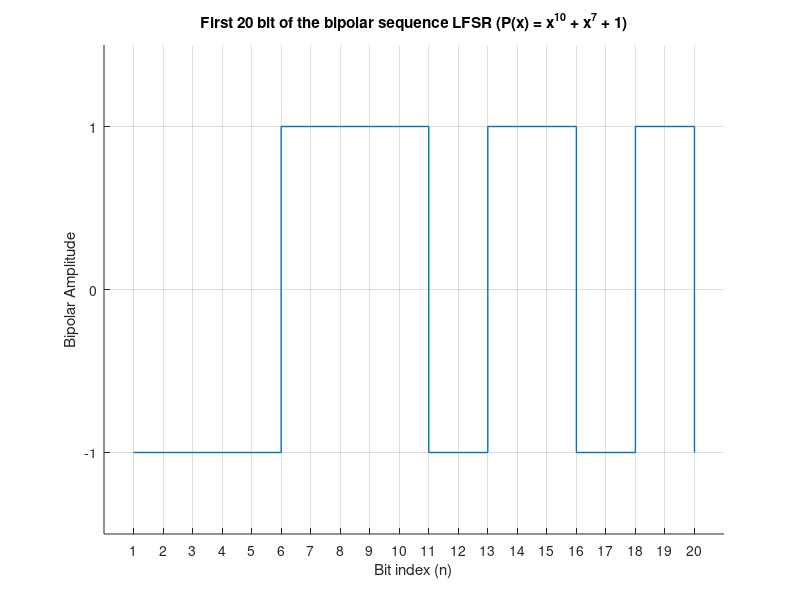

The MATLAB source for this figure: (Note: this script raises an error after producing the figure.)
clc;
close all;
clear;

%% --- Properties of m sequences --- 
% Design a randomizer with m = 10

m = 10; % number of flip-flops

% chosen polynomial
% P_x = x^{10} + x^7 + 1;

% choose a random seed
state = [1 1 1 1 1 0 0 0 0 0];

% generate an entire m-sequence
N = 2^m - 1;

prbs_seq = zeros(1, N);     % Sequenza seriale di bit (1..1023)
states_history = zeros(N, m); % Storico di tutti gli stati

for k = 1:N
    % 1. Salva lo stato corrente e il bit in uscita (cella 10)
    states_history(k, :) = state;
    prbs_seq(k) = state(10);

    % 2. Calcola il bit di retroazione (XOR tra cella 10 e cella 7)
    feedback = xor(state(10), state(7));

    % 3. Scorrimento a destra: il feedback entra in Q1, Q10 esce
    state = [feedback, state(1:end-1)];
end

% Verifica dei risultati
fprintf('Primi 20 bit generati: ');
fprintf('%d', prbs_seq(1:20));
N0 = sum(prbs_seq == 0);
N1 = sum(prbs_seq == 1);
fprintf('\nNumero di 1 generati: %d (atteso: %d)\n', N1, 2^(m-1));
fprintf('Numero di 0 generati: %d (atteso: %d)\n', N0, 2^(m-1) - 1);

% Verifica che lo stato dopo 1023 cicli torni esattamente al seed iniziale
if isequal(state, states_history(1, :))
    disp('Verifica periodo massimo: SUPERATA (ritorno al seed dopo 1023 cicli).');
end

% Conversion to bipolar sequence (0 -> -1, 1 -> +1) and plot
bipolar_seq = 2 * prbs_seq - 1;     % zero and ones to -1 and +1
figure;
hold on;
stairs(1:20, bipolar_seq(1:20), 'LineWidth', 1); % square wave

grid on;
ylim([-1.5 1.5]);
xlim([0 21]);
xticks(1:20);
yticks([-1 0 1]);
xlabel('Bit index (n)');
ylabel('Bipolar Amplitude');
title('First 20 bit of the bipolar sequence LFSR (P(x) = x^{10} + x^7 + 1)');

%% --- Number of zero/ones, number of transitions ---
% make a table with N1 and N0

% Circular shift by 1 position to evaluate periodic transitions
shifted_seq = circshift(prbs_seq, -1);
transitions = xor(prbs_seq, shifted_seq);

NT  = sum(transitions == 1);
NNT = sum(transitions == 0);

T = table(N, N1, N0, NT, NNT, ...
    'VariableNames', {'Period_N', 'N1', 'N0', 'NT', 'NNT'});
disp(T);

% Verify ideal binary sequence balance property
% For an m-sequence (N = 2^m - 1), N1 and N0 differ by exactly 1 bit,
% so N0 ≈ N1 ≈ N/2 for large N.
if abs(N1 - N0) <= 1 && abs(NT - NNT) <= 1
    fprintf('Verified: N0 (%d) \x2248 N1 (%d) \x2248 N/2 (%.1f)\n', N0, N1, N/2);
    fprintf('Verified: NT (%d) \x2248 NNT (%d) \x2248 N/2 (%.1f)\n', NT, NNT, N/2);
else
    fprintf('Balance property NOT satisfied.\n');
end

%% --- Runs---

% 1. Allinea la sequenza in modo che non inizi e finisca con lo stesso bit

seq_runs = prbs_seq();      % to not lose the original value when rotate with circshift
shift_amount = 0;

while seq_runs(1) == seq_runs(end)
    seq_runs = circshift(prbs_seq, 1);
    shift_amount = shift_amount + 1;
end

% 2. Conta la lunghezza di ogni run con un ciclo semplice
NR0 = zeros(1, m);   % zeros counter
NR1 = zeros(1, m);   % ones counter

run_lengths = [];
run_starts = [];
run_bits = [];

count = 1;
current_start = 1;

for k = 2:N
    if seq_runs(k) == seq_runs(k-1)
        count = count + 1;          % Il bit è uguale al precedente: allungo il run
    else
        run_lengths(end+1) = count;
        run_starts(end+1) = current_start;
        run_bits(end+1) = seq_runs(k-1);

        if seq_runs(k-1) == 0
            NR0(count) = NR0(count) + 1;
        else
            NR1(count) = NR1(count) + 1;
        end

        % Resetta per il nuovo run
        count = 1;
        current_start = k;
    end
end

% Salva l'ultimo run della sequenza
run_lengths(end+1) = count;
run_starts(end+1)  = current_start;
run_bits(end+1)    = seq_runs(N);

if seq_runs(N) == 0
    NR0(count) = NR0(count) + 1;
else
    NR1(count) = NR1(count) + 1;
end

% 3. Costruzione e stampa della tabella
NR_i = NR0 + NR1;
NR_T = sum(NR_i);
ideal_vals = (NR_T ./ (2 .^ (1:m)))';

fprintf('Numero totale di run NR(T) = %d\n\n', NR_T);
T_runs = table((1:m)', NR0', NR1', NR_i', ideal_vals, ...
    'VariableNames', {'Length_i', 'NR0_i', 'NR1_i', 'NR_i', 'Ideal_NR_over_2i'});
disp(T_runs);

% 4. Grafico: Run length vs. Starting point (colori diversi per 0 e 1)
idx_0 = (run_bits == 0);
idx_1 = (run_bits == 1);

figure;
stem(run_starts(idx_0), run_lengths(idx_0), 'cyan', 'filled', 'DisplayName', 'Run di 0');
hold on;
stem(run_starts(idx_1), run_lengths(idx_1), 'o', 'filled', 'DisplayName', 'Run di 1');

grid on;
xlim([1, N]);
ylim([0, m + 1]);
yticks(1:m);
xlabel('Indice di inizio nella sequenza (Starting point)');
ylabel('Lunghezza del run (i)');
title('Lunghezza dei run vs. Punto di inizio nella sequenza (m = 10)');
legend('Location', 'best');


%% --- Periodic autocorrelation ---
% mean value E[ai] = 0
mean_val = mean(bipolar_seq);
fprintf('Media simboli bipolari E[a_i]: %.5f (\x2248 0)\n', mean_val);

% Intervallo di tau richiesto dalla consegna: -(N-1)/2 <= tau <= +(N-1)/2
max_tau = (N - 1) / 2;            % Per N = 1023 vale 511
lags    = -max_tau : max_tau;     % Vettore dei ritardi da -511 a +511
R_tau   = zeros(size(lags));

% Ciclo for che fa scorrere tau
for k = 1:length(lags)
    tau = lags(k);
    shifted_seq = circshift(bipolar_seq, tau);      % Calcola v'(i - tau) periodico
    R_tau(k)    = sum(bipolar_seq .* shifted_seq);  % Somma da i=0 a N-1
end

% Plot dell'autocorrelazione
figure;
plot(lags, R_tau, 'LineWidth', 1.5);
grid on;
xlim([-max_tau, max_tau]);
ylim([-100, N + 100]);
xlabel('\tau');
ylabel('R_{v''}(\tau)');
title('Autocorrelazione Periodica della sequenza bipolare (m = 10, N = 1023)');
